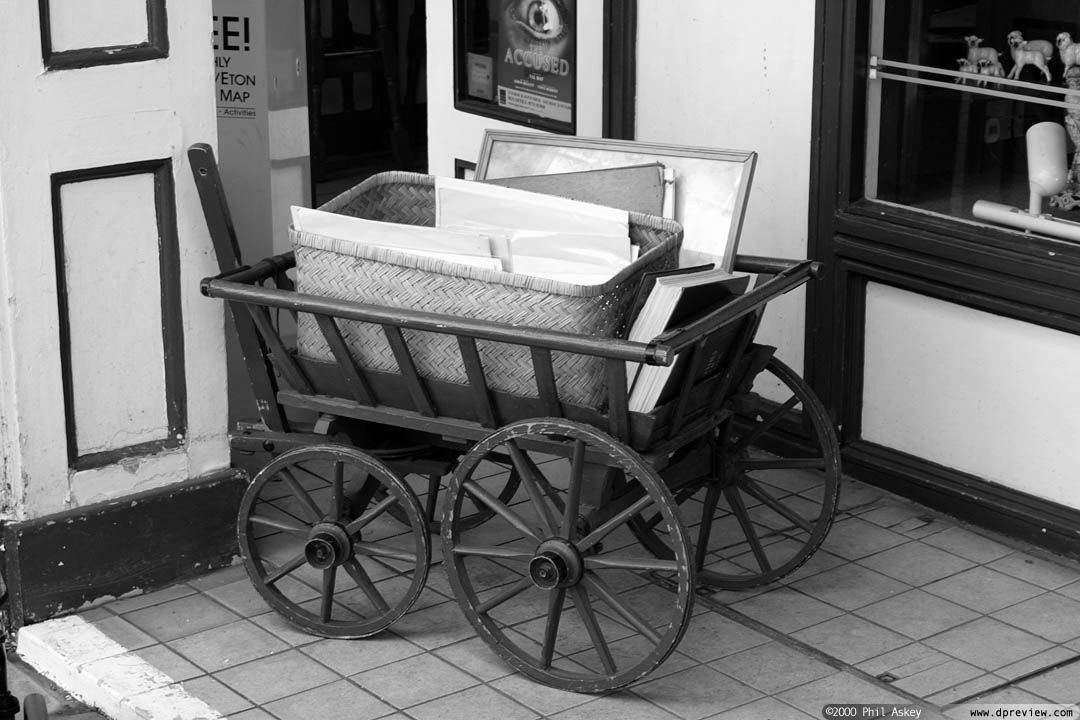
%> input picture Amir-PreProject/im3_s.jpg, 1080 x 720 px
$ octave dctbasis_sp_v1.m   (GNU Octave 9; MATLAB toolbox functions it lacks are replaced by stand-ins)
%> lines starting %> are read from the running program, lines starting %| are printed output that depends on the picture
### Amir-PreProject/Sq2.m
function [S q h]=Sq2(x,M,a,b)
x=double(x);
N=length(x);
h=zeros(size(x));
% Creat Uniform Grid
t=0:1/M:1;
q=t'*(b-a)+a;
%%%%%%%%%%%%%%%%%%%%%%%

bin_indexes_vector=bin2(x,q);
out_of_range=find(bin_indexes_vector==0);
in_range=find(bin_indexes_vector~=0);
h(out_of_range)=x(out_of_range);
R=res2(x,q,bin_indexes_vector);
NN=1:N;
S=sparse([NN(in_range) NN(in_range)],[bin_indexes_vector(in_range); bin_indexes_vector(in_range)+1],[1-R(in_range); R(in_range)],N,M+1);

function r=res2(x,q,bin_indexes_vector)
N=length(x);
M=length(q);
in_range=find(bin_indexes_vector~=0);
NN=1:N;
A=sparse(NN(in_range),bin_indexes_vector(in_range),ones(length(in_range),1),N,M);
A1=sparse(NN(in_range),bin_indexes_vector(in_range)+1,ones(length(in_range),1),N,M);
r=(x-A*q)./(A1*q-A*q);

### Amir-PreProject/bin2.m
function b=bin2(x,q)
b=zeros(size(x));
for i=1:length(q)-1
    values_in_current_bin=find( (x>=q(i)) & (x<q(i+1)));
    b(values_in_current_bin)=i;
end


### Amir-PreProject/dctbasis_sp_v1.m
% single precision
clear all
close all
clc
tic
N=8; % NxN DCT
K=N^2; % number of sub-bands
B=zeros(N^2); % DCT basis functions image
H=zeros(N^2,N,N); % 64x8x8 matrix containing all basis functions

Y=imread('im3_s.jpg'); % Input Image
%> Y is the input picture: size 720x1080 uint8; min 0, max 255, mean 114.6
% extract training examples
[DIM1 DIM2]=size(Y); % DIM1=720, DIM2=1080 for im3_s.jpg
%> DIM1 = 720; DIM2 = 1080
DIM=120;
R=DIM1/DIM*DIM2/DIM; % number of examples
%> R = 54
Yr=uint8(zeros(R,DIM,DIM));
r=0; % example counter
for i=1:(DIM1/DIM)
    for j=1:(DIM2/DIM)
        r=r+1;
        Yr(r,:,:)=Y((i-1)*DIM+1:(i-1)*DIM+DIM,(j-1)*DIM+1:(j-1)*DIM+DIM); % crop smaller image
    end
end
%> after the loop, r = 54
% Create Noisy Image
sigma=0;
Y_current=squeeze(Yr(1,:,:));
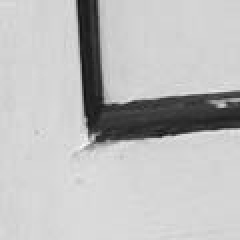
%> Y_current: size 120x120 uint8 (shown 2 times larger); min 17, max 249, mean 189.6
X=single(Y_current)+single(randn(DIM)*sigma);
%%%%%%%%%%%%%%%%%%%%
%XB=zeros(N^2,DIM+N-1,DIM+N-1); % Subband images
XB=single(zeros(N^2,DIM,DIM)); % Subband images
T=dctmtx(N); % 1D DCT Matrix
inverse=0;
k=0;
% Build DCT Basis
for n2=1:N
    for n1=1:N
        k=k+1;
        I=zeros(N);
        I(n1,n2)=1;
        dct_basis_function=single(T'*I*T);
        B((n1-1)*N+1:(n1-1)*N+8,(n2-1)*N+1:(n2-1)*N+8)=dct_basis_function;
        H(k,:,:)=dct_basis_function;
%       XB(k,:,:)=conv2(double(X),dct_basis_function);
%       inverse=inverse+conv2(dct_basis_function,fliplr(flipud(dct_basis_function)))/N^2;
    end
end
figure(1)
imshow(B,[]) % DCT basis functions

% Analysis
Range=zeros(K,2); % Range(k,1)= min(band_k), Range(k,2)= max(band_k)
max_range=zeros(R,1);
min_range=zeros(R,1);
for k=1:K
    for r=1:R
        Y_current=single(squeeze(Yr(r,:,:)));
        XB(k,:,:)=single(conv2(Y_current,single(squeeze(H(k,:,:))),'same'));
        min_range(r)=min(min(squeeze(XB(k,:,:))));
        max_range(r)=max(max(squeeze(XB(k,:,:))));
    end
    Range(k,1)=min(min_range);
    Range(k,2)=max(max_range);
end
%> after the loop, Range = 64 rows, first 12: [0 2025.4; -917 840.3; -644.4 398; -417.4 455.6; -340.9 333.6; -247 206.7; -237.2 271.8; -168.5 182.4; -917 847.8; -415.4 415.5; -283.2 307.6; -197.3 204.7]; max_range = 54 values, max 63.66 at index 52, min 8.34 at index 44, mean 15.54; min_range = 54 values, max -7.45 at index 3, min -61.39 at index 52, mean -14.92

% Synthesis
Ye=0;
for k=1:N^2
    % Multiband reconstruction
    Ye=Ye+conv2(squeeze(XB(k,:,:)),fliplr(flipud(squeeze(H(k,:,:)))))/N^2;
end
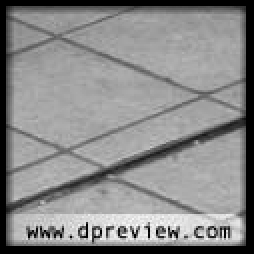
%> Ye: size 127x127 single (shown 2 times larger); min -1.79e-05, max 232, mean 125; drawn with min black and max white
Ye=uint8(Ye(N:end-N+1,N:end-N+1)); % Reconstructed Image
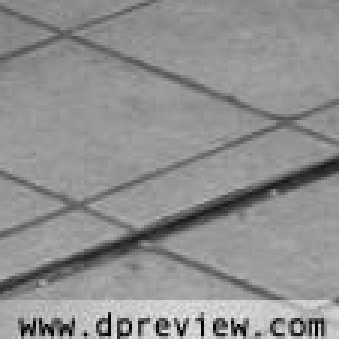
%> Ye: size 113x113 uint8 (shown 3 times larger); min 0, max 232, mean 144
%Ye=uint8(Ye(N/2:end-N/2+1,N/2:end-N/2+1)); % Reconstructed Image
figure(3)
imshow(Ye)

%%%%%%%%%%%

% Build L Matrix

l=0; % column counter of L
hi_total=0; % out of range component
M=15; % Number of bins
q=zeros(M+1,K);
L=single(zeros((DIM)^2,N*N*(M+1)));
%L=zeros((DIM+N-1)^2,N*N*(M+1));
for k=1:K
    % Build Hk
    XB_tmp=squeeze(XB(k,:,:));
    [S q(:,k) h]=Sq2(XB_tmp(:),M,Range(k,1),Range(k,2));
    basis_tmp=single(fliplr(flipud(squeeze(H(k,:,:)))));
    for i=1:M+1
        l=l+1;
%         Hi=conv2(reshape(full(S(:,i)),DIM+N-1,DIM+N-1),basis_tmp,'same');
       Hi=single(conv2(single(reshape(full(S(:,i)),DIM,DIM)),basis_tmp,'same'));

        L(:,l)= single(Hi(:));
       % hi=conv2(reshape(h,DIM+N-1,DIM+N-1),basis_tmp,'same');
        hi=single(conv2(reshape(single(h),DIM,DIM),basis_tmp,'same'));

        hi_total=hi_total+hi;
    end
end
%> this loop made 64 passes
%> out_of_range in Sq2 on passes 7, 20, 23, 24, 28, 31, 33, 34, 36, 37, 41, 42: 11998, 11632, 11993, 7074, 12232, 11873, 5033, 5276, 9834, 9833, 4913, 5751
%> pass 1, `XB_tmp=squeeze(XB(k,:,:));`:
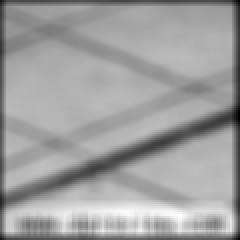
%> XB_tmp: size 120x120 single (shown 2 times larger); min 302.6, max 1604.8, mean 1119.9; drawn with min black and max white
%> pass 3, `XB_tmp=squeeze(XB(k,:,:));`:
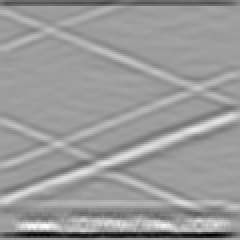
%> XB_tmp: size 120x120 single (shown 2 times larger); min -552.9, max 338.3, mean -12.2; drawn with min black and max white
%> after the loop:
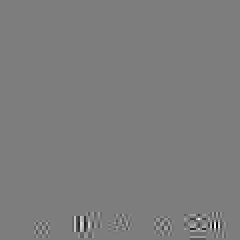
%> hi_total: size 120x120 single (shown 2 times larger); min -2729.9, max 2831.9, mean -0.2; drawn with min black and max white
%> after the loop, l = 1024
lamda=(0.005*DIM*DIM/M)^2;
Q=q(:);
%> Q = 1024 values, max 2025.4 at index 16, min -917 at index 129, mean 12.54
p=inv(L'*L+lamda*eye(N*N*(M+1)))*(L'*(single(Y_current(:))-hi_total(:))+lamda*Q);
%> p = 1024 values, max 2025.4 at index 16, min -917 at index 129, mean 8.57
toc
figure(4)
plot(p)
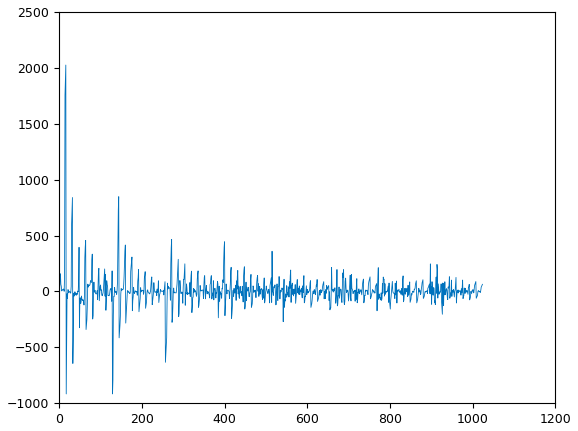
%> figure redrawn from the program's plot data; curve peaks at x = 16, y = 2025.4
